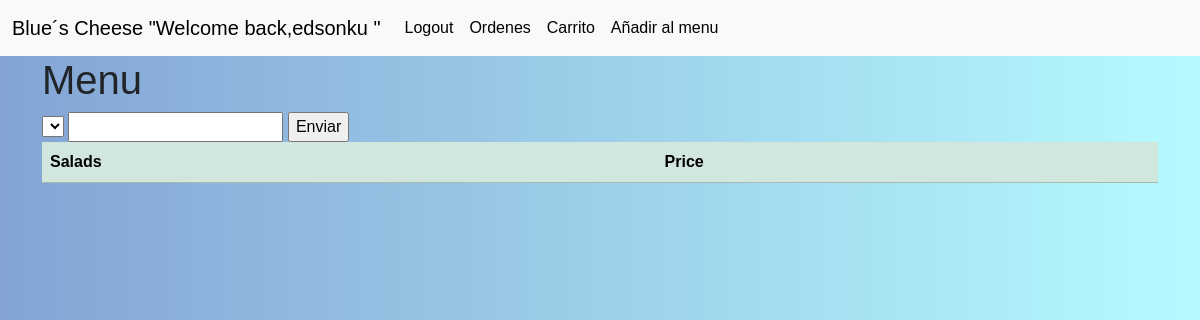
The page /addsalad/ (signed in) on the database as committed earlier.
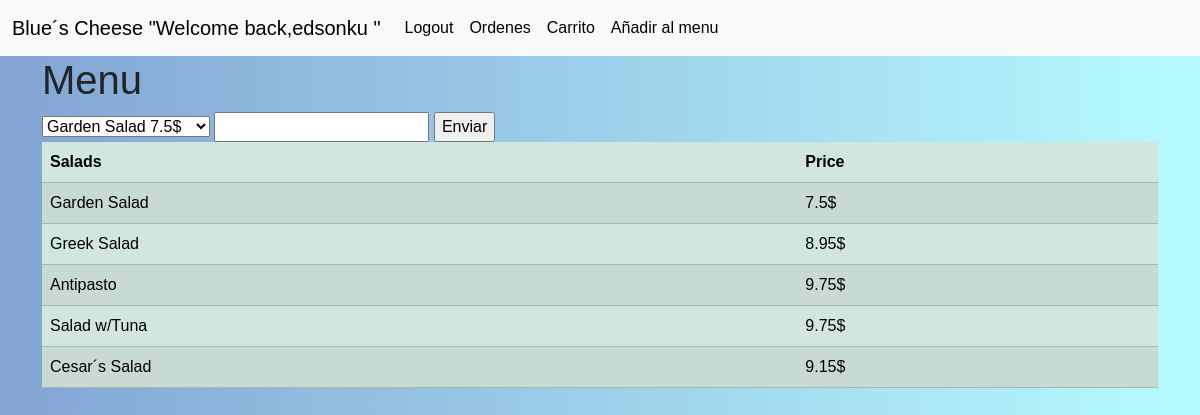
The same page on the database as committed later.
### orders/models.py (models this page shows, shortened)
class Salads(models.Model):
    salads = models.CharField(verbose_name="Tipo de ensalada", max_length=50)
    price = models.FloatField(verbose_name="Preciosalad")
    class Meta:
        verbose_name="Ensalada"
        verbose_name_plural="Ensaladas"

### orders/views.py (the view)
# urls.py: path("addsalad/", views.addsalad, name="addsalad"),
def addsalad(request):
    if request.method=="POST":
        orden=getorder(request.user)
        cantidad=int(request.POST.get("cantidad"))
        id_salads=request.POST.get("salad")
        salad=Salads.objects.get(pk=id_salads)
        price=salad.price
        total_pasta=(price*cantidad)
        orden.total+=total_pasta
        orden.save()
        detallesalad_O=Detallesalads(orden=orden,salad=salad,cantidad=cantidad,price=salad.price)
        messages.success(request,f"Agregado al carrito")
        detallesalad_O.save()
        return redirect("/")
    else:
        context = {
        "salad": Salads.objects.all() # select * from salad
    }
    return render(request, 'orders/addsalad.html',context)

### orders/templates/orders/addsalad.html (shortened to what this page needs)
{% extends 'base.html' %}
{% block main %}
<h1>Menu</h1>
{% if user.is_authenticated %}
<form method="post" action="{% url 'addsalad' %}">
<select name="salad" id="">
    {% for x in salad%}
    <option value="{{x.pk}}">{{x.salads}}  {{x.size}}   {{x.price}}$</option>
    {%endfor%}
</select>
<input type="number" name="cantidad"  min="0">
<input type="submit" value="Enviar">
</form>
<table class="table table-success table-striped">
  <thead>
      <th>Salads</th>
      <th>Price</th>
  </thead>
  <tbody>
      {% for x in salad%}
      <tr>
          <td>{{x.salads}}</td>
          <td>{{x.price}}$</td>
      </tr>
      {%endfor%}
  </tbody>
</table>
{% endif %}
{% endblock %}

Rows that differ between the two databases and show on the page:
added Salads: salads "Garden Salad", price "7.5"
added Salads: salads "Greek Salad", price "8.95"
added Salads: salads "Antipasto", price "9.75"
added Salads: salads "Salad w/Tuna", price "9.75"
added Salads: salads "Cesar´s Salad", price "9.15"
Other text that changed with them:
form field salad: (not shown) → "Garden Salad 7.5$"
